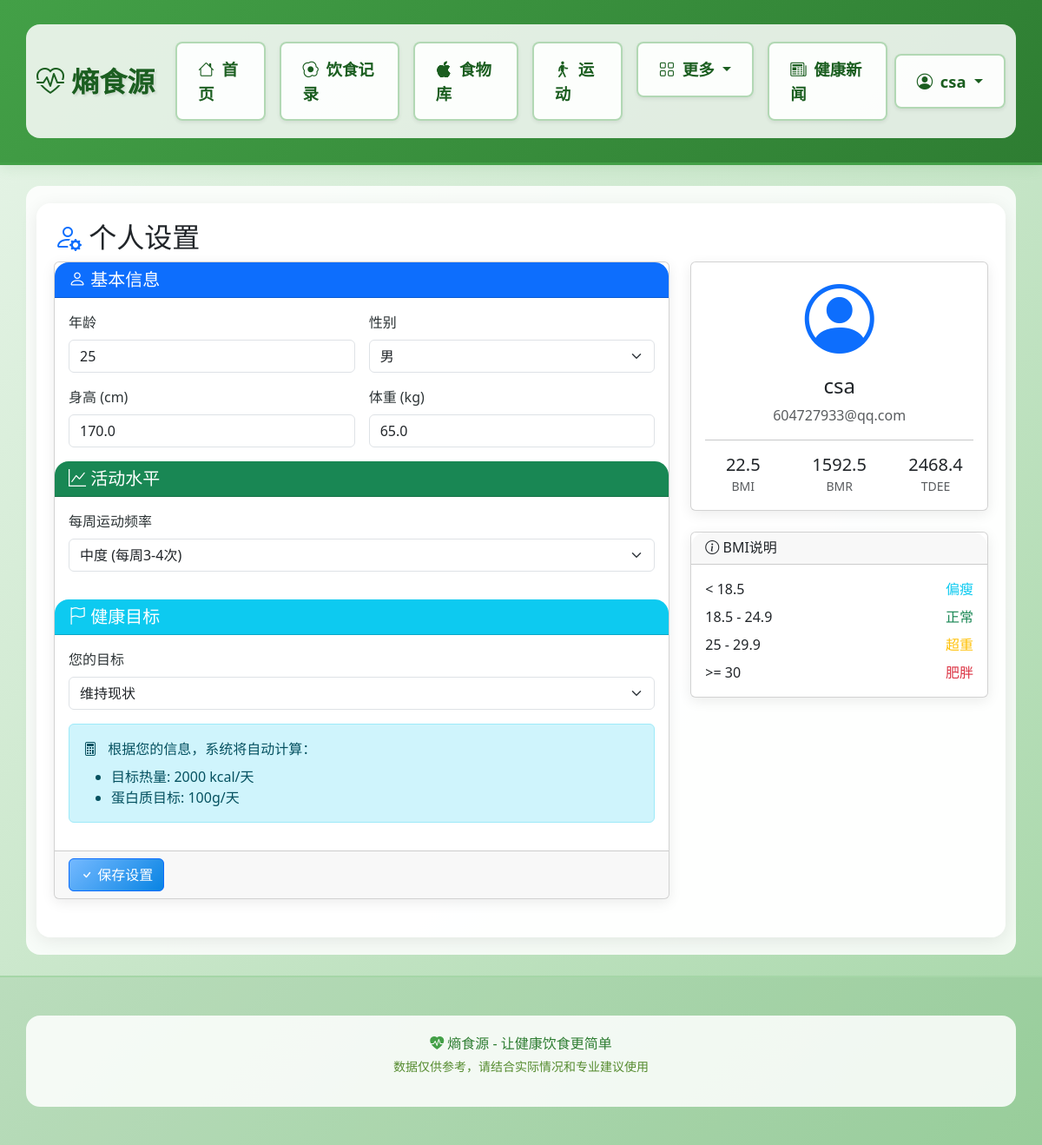
The page /profile (signed in) on the database as committed earlier.
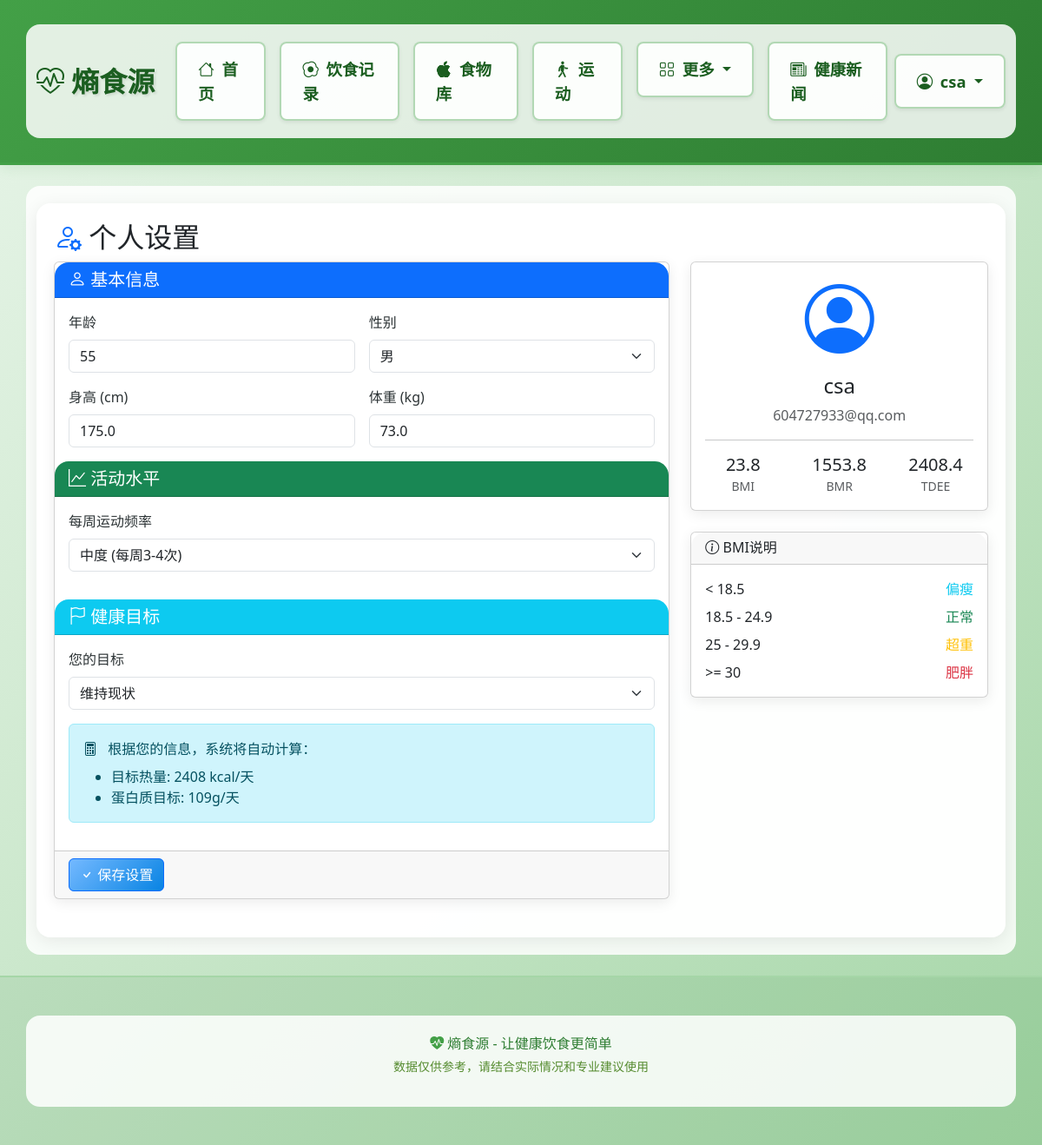
The same page on the database as committed later.
### models.py (models this page shows, shortened)
class User(UserMixin, db.Model):
    __tablename__ = 'users'
    id = db.Column(db.Integer, primary_key=True)
    username = db.Column(db.String(80), unique=True, nullable=False)
    email = db.Column(db.String(120), unique=True, nullable=False)
    password_hash = db.Column(db.String(255), nullable=False)
    created_at = db.Column(db.DateTime, default=datetime.utcnow)
    age = db.Column(db.Integer, default=25)
    gender = db.Column(db.String(10), default='male')  # male, female
    height = db.Column(db.Float, default=170.0)  # cm
    weight = db.Column(db.Float, default=65.0)  # kg
    activity_level = db.Column(db.String(20), default='moderate')  # sedentary, light, moderate, active, very_active
    goal = db.Column(db.String(20), default='maintain')  # lose, maintain, gain
    target_calories = db.Column(db.Float, default=2000)
    target_protein = db.Column(db.Float, default=100)
    target_carbs = db.Column(db.Float, default=250)
    target_fat = db.Column(db.Float, default=65)
    food_records = db.relationship('FoodRecord', backref='user', lazy=True, cascade='all, delete-orphan')
    exercise_records = db.relationship('ExerciseRecord', backref='user', lazy=True, cascade='all, delete-orphan')
    weight_records = db.relationship('WeightRecord', backref='user', lazy=True, cascade='all, delete-orphan')
    sleep_records = db.relationship('SleepRecord', backref='user', lazy=True, cascade='all, delete-orphan')
    def get_bmi(self):
        if self.height > 0:
            return round(self.weight / ((self.height/100) ** 2), 1)
        return 0
    def get_bmr(self):
        if self.gender == 'male':
            bmr = 10 * self.weight + 6.25 * self.height - 5 * self.age + 5
        else:
            bmr = 10 * self.weight + 6.25 * self.height - 5 * self.age - 161
        return round(bmr, 1)
    def get_tdee(self):
        activity_multipliers = {
            'sedentary': 1.2,
            'light': 1.375,
            'moderate': 1.55,
            'active': 1.725,
            'very_active': 1.9
        }
        multiplier = activity_multipliers.get(self.activity_level, 1.55)
        return round(self.get_bmr() * multiplier, 1)

### app.py (the view, shortened to what this page needs)
@app.route('/profile', methods=['GET', 'POST'])
@login_required
def profile():
    return render_template('profile.html')

### app.py (called while the page is built)
@login_manager.user_loader
def load_user(user_id):
    return User.query.get(int(user_id))

@app.context_processor
def inject_variables():
    life_expectancy_bonus = 0
    return dict(
        life_expectancy_bonus=life_expectancy_bonus,
        timedelta=timedelta
    )

### templates/profile.html (shortened to what the changed rows need)
{% extends "base.html" %}
{% block content %}
<h2><i class="bi bi-person-gear text-primary"></i> 个人设置</h2>
<div class="row">
    <div class="col-lg-8">
        <form method="POST" class="card mb-4">
            <div class="card-body">
                <div class="row g-3">
                    <div class="col-md-6">
                        <label class="form-label">年龄</label>
                        <input type="number" name="age" class="form-control" value="{{ current_user.age }}" min="1" max="120">
                    </div>
                    <div class="col-md-6">
                        <label class="form-label">身高 (cm)</label>
                        <input type="number" step="0.1" name="height" class="form-control" value="{{ current_user.height }}">
                    </div>
                    <div class="col-md-6">
                        <label class="form-label">体重 (kg)</label>
                        <input type="number" step="0.1" name="weight" class="form-control" value="{{ current_user.weight }}">
                    </div>
                </div>
            </div>
            <div class="card-body">
                <div class="alert alert-info">
                    <ul class="mb-0 mt-2">
                        <li>目标热量: {{ current_user.target_calories|int }} kcal/天</li>
                        <li>蛋白质目标: {{ current_user.target_protein|int }}g/天</li>
                    </ul>
                </div>
            </div>
        </form>
    </div>
    <div class="col-lg-4">
        <div class="card mb-4">
            <div class="card-body text-center">
                <i class="bi bi-person-circle display-1 text-primary"></i>
                <h4 class="mt-3">{{ current_user.username }}</h4>
                <p class="text-muted">{{ current_user.email }}</p>
                <hr>
                <div class="row text-center">
                    <div class="col-4">
                        <h5 class="mb-0">{{ current_user.get_bmi() }}</h5>
                        <small class="text-muted">BMI</small>
                    </div>
                    <div class="col-4">
                        <h5 class="mb-0">{{ current_user.get_bmr() }}</h5>
                        <small class="text-muted">BMR</small>
                    </div>
                    <div class="col-4">
                        <h5 class="mb-0">{{ current_user.get_tdee() }}</h5>
                        <small class="text-muted">TDEE</small>
                    </div>
                </div>
            </div>
        </div>
    </div>
</div>
{% endblock %}

### templates/base.html (shortened to what the changed rows need)
<!DOCTYPE html>
<html lang="zh-CN">
<head>
    <link rel="stylesheet" href="{{ url_for('static', filename='css/style.css') }}">
    <link href="https://cdn.jsdelivr.net/npm/bootstrap@5.3.0/dist/css/bootstrap.min.css" rel="stylesheet">
    <link href="https://cdn.jsdelivr.net/npm/bootstrap-icons@1.11.0/font/bootstrap-icons.css" rel="stylesheet">
</head>
<body>
    <nav class="navbar navbar-expand-lg navbar-light" style="background: linear-gradient(135deg, #e8f5e9 0%, #c8e6c9 50%, #a5d6a7 100%); border-bottom: 3px solid #43a047; box-shadow: 0 2px 15px rgba(67, 160, 71, 0.15);">
        <div class="container">
            <div class="collapse navbar-collapse" id="navbarNav">
                <ul class="navbar-nav">
                    {% if current_user.is_authenticated %}
                    <li class="nav-item dropdown">
                        <a class="nav-link px-4 py-3 rounded-3 dropdown-toggle shadow-sm" href="#" data-bs-toggle="dropdown" style="color: #1b5e20; font-weight: 800; font-size: 1.15rem; background: rgba(255,255,255,0.9); border: 2px solid rgba(67, 160, 71, 0.4);">
                            <i class="bi bi-person-circle me-1"></i> {{ current_user.username }}
                        </a>
                    </li>
                    {% endif %}
                </ul>
            </div>
        </div>
    </nav>
    <main class="container my-4">
        <div style="background: rgba(255, 255, 255, 0.92); border-radius: 16px; padding: 20px; box-shadow: 0 4px 20px rgba(0, 0, 0, 0.08);">
        {% block content %}{% endblock %}
        </div>
    </main>
</body>
</html>

Rows that differ between the two databases and show on the page:
changed User "csa": age "25" → "55"; height "170.0" → "175.0"; weight "65.0" → "73.0"; target_calories "2000" → "2408"; target_protein "100" → "109"; get_bmi "22.5" → "23.8"; get_bmr "1592.5" → "1553.8"; get_tdee "2468.4" → "2408.4"
